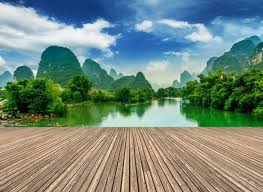
#> input picture Multimidia/lab4/threshold/1.jpeg, 263 x 192 px
$ python ex4.py
#> lines starting #> are read from the running program, lines starting #| are printed output that depends on the picture
# Nome do aluno: Pedro Henrique Faria Teixeira
# RA: 11621BCC025
# Nome do aluno: João Daniel de Aquino Rufino
# RA: 11621BCC033

# Laboratório: <Laboratório 04 - Imagem – Análise>
# 4. Implemente um algoritmo para leitura de um grupo de 3 imagens e apresente (calcule,
# sem usar funções prontas):

# a) Histograma normalizado

import matplotlib.pyplot as plt
import numpy as np
import cv2

import numpy as np
import matplotlib.pyplot as plt


def normalize(x):
    arr = []
    for i in x.flatten():
        i = i/255.0
        arr.append(i)

    return np.float32(arr)


def calculateHistogram(img):
    h, w = img.shape
    hist = np.zeros(256)

    for i in range(h):
        for j in range(w):
            pos = img[i][j]
            hist[pos] += 1

    return hist


def histogramRGB(img):
    histr = calculateHistogram(img[:, :, 0])
    histr = normalize(histr)
    plt.subplot(1, 3, 1)
    plt.plot(histr, color='b')
    plt.xlim([0, 256])

    histr = calculateHistogram(img[:, :, 1])
    histr = normalize(histr)
    plt.subplot(1, 3, 2)
    plt.plot(histr, color='g')
    plt.xlim([0, 256])

    histr = calculateHistogram(img[:, :, 2])
    histr = normalize(histr)
    plt.subplot(1, 3, 3)
    plt.plot(histr, color='r')
    plt.xlim([0, 256])

    plt.show()


img = cv2.imread('threshold/1.jpeg')
#> img is the input picture: shape (192, 263, 3); mean B, G, R 125.4, 137.1, 117.1
img2 = cv2.imread('threshold/boat.tiff')
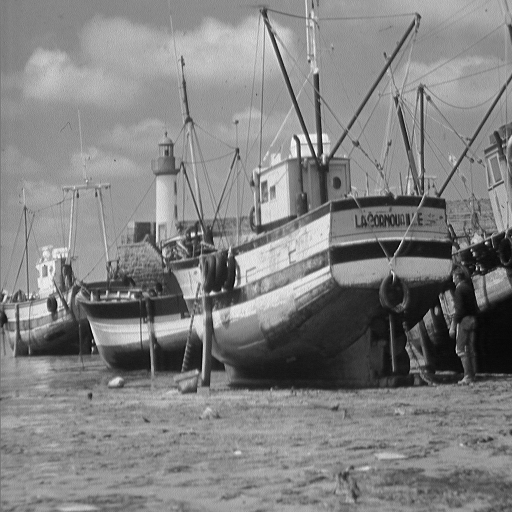
#> input picture Multimidia/lab4/threshold/boat.tiff, 512 x 512 px
#> img2 is the input picture: shape (512, 512, 3); min 0, max 255, mean 129.7
img3 = cv2.imread('textura/texture3.tiff')
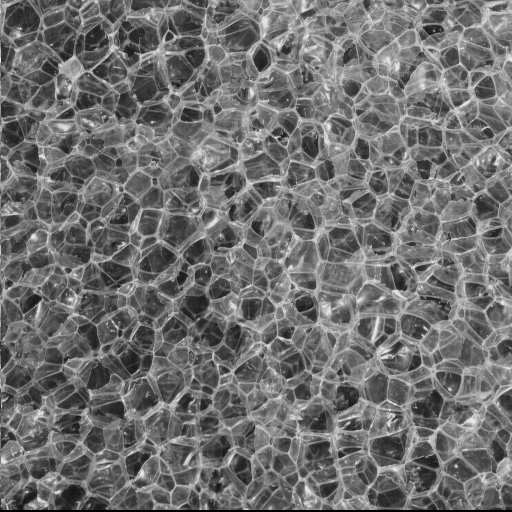
#> input picture Multimidia/lab4/textura/texture3.tiff, 512 x 512 px
#> img3 is the input picture: shape (512, 512, 3); min 0, max 235, mean 111.4

print("Histogramas normalizados")
histogramRGB(img)
#> after the loop in calculateHistogram, `for i in range(h):`: hist = 256 values, max 1664 at index 0, min 2 at index 254, mean 197.2
#> in histogramRGB, `histr = calculateHistogram(img[:, :, 0])`: histr has the same summary as hist in calculateHistogram
#> the loop in normalize, `for i in x.flatten():` made 256 passes
#> i on passes 1 to 3: 6.53, 0.42, 0.494
#> after the loop in normalize, `for i in x.flatten():`: arr = 256 values, max 6.53 at index 0, min 0.00784 at index 254, mean 0.774
#> in histogramRGB, `histr = normalize(histr)`: histr has the same summary as arr in normalize
#> in histogramRGB, `histr = calculateHistogram(img[:, :, 1])`: histr = 256 values, max 463 at index 147, min 0 at index 248, mean 197.2
#> the loop in normalize (call 2), `for i in x.flatten():` made 256 passes
#> i on passes 1 to 3: 0.0431, 0.0118, 0.0471
#> in histogramRGB, `histr = normalize(histr)`: histr = 256 values, max 1.82 at index 147, min 0 at index 248, mean 0.774
#> in histogramRGB, `histr = calculateHistogram(img[:, :, 2])`: histr = 256 values, max 949 at index 0, min 1 at index 248, mean 197.2
#> in histogramRGB, `histr = normalize(histr)`: histr = 256 values, max 3.72 at index 0, min 0.00392 at index 248, mean 0.774
histogramRGB(img2)
#> in histogramRGB (call 2), `histr = calculateHistogram(img[:, :, 0])`: histr = 256 values, max 5796 at index 148, min 0 at index 254, mean 1024
#> in histogramRGB (call 2), `histr = normalize(histr)`: histr = 256 values, max 22.73 at index 148, min 0 at index 254, mean 4.02
#> in histogramRGB (call 2), `histr = calculateHistogram(img[:, :, 1])`: histr = 256 values, max 5796 at index 148, min 0 at index 254, mean 1024
#> in histogramRGB (call 2), `histr = normalize(histr)`: histr = 256 values, max 22.73 at index 148, min 0 at index 254, mean 4.02
#> in histogramRGB (call 2), `histr = calculateHistogram(img[:, :, 2])`: histr = 256 values, max 5796 at index 148, min 0 at index 254, mean 1024
#> in histogramRGB (call 2), `histr = normalize(histr)`: histr = 256 values, max 22.73 at index 148, min 0 at index 254, mean 4.02
#> in histogramRGB (call 2), `plt.show()`:
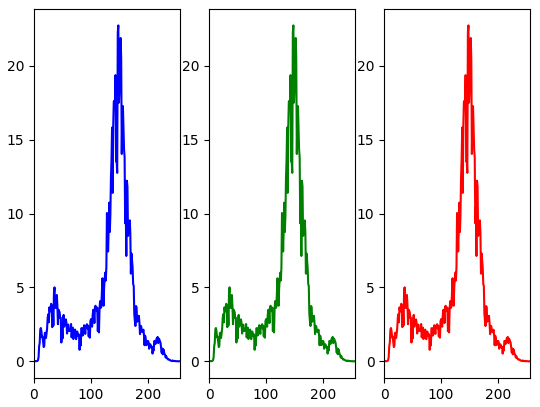
#> figure drawn by matplotlib, 3 panels; panel 1: curve peaks at x = 148, y = 22.73; panel 2: curve peaks at x = 148, y = 22.73; panel 3: curve peaks at x = 148, y = 22.73
histogramRGB(img3)


# b) Histograma acumulado

def cumulativeHistogram(img):
    mu = 200
    sigma = 25
    n_bins = 50

    fig, ax = plt.subplots(figsize=(8, 4))

    n, bins, patches = ax.hist(img, n_bins, density=True, histtype='step',
                               cumulative=True, label='Empirical')

    y = ((1 / (np.sqrt(2 * np.pi) * sigma)) *
         np.exp(-0.5 * (1 / sigma * (bins - mu))**2))
    y = y.cumsum()
    y /= y[-1]

    ax.plot(bins, y, 'k--', linewidth=1.5, label='Theoretical')

    ax.hist(img, bins=bins, density=True, histtype='step', cumulative=-1,
            label='Reversed emp.')

    ax.grid(True)
    ax.legend(loc='right')
    ax.set_title('Cumulative step histograms')

    plt.show()


img = cv2.imread('threshold/1.jpeg', 0)
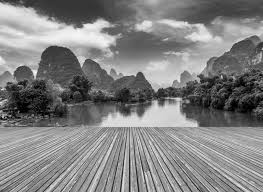
#> img: shape (192, 263); min 0, max 255, mean 129.7
img2 = cv2.imread('threshold/boat.tiff', 0)
#> img2: shape (512, 512); min 0, max 255, mean 129.7
img3 = cv2.imread('textura/texture3.tiff', 0)
#> img3: shape (512, 512); min 0, max 235, mean 111.4

print("Histogramas acumulados")
cumulativeHistogram(img)
#> in cumulativeHistogram, `n, bins, patches = ax.hist(img, n_bins, density=True, histtype='step',..`: bins = 51 values from 0 to 255; patches = 263 items
#> in cumulativeHistogram, `y = ((1 / (np.sqrt(2 * np.pi) * sigma)) * np.exp(-0.5 * (1 / sigma * (..`: y = 51 values, max 0.0159 at index 39, min 2.02e-16 at index 0, mean 0.0038
#> in cumulativeHistogram, `y = y.cumsum()`: y = 51 values from 2.02e-16 to 0.194
#> in cumulativeHistogram, `y /= y[-1]`: y = 51 values from 1.04e-15 to 1
cumulativeHistogram(img2)
#> in cumulativeHistogram (call 2), `n, bins, patches = ax.hist(img, n_bins, density=True, histtype='step',..`:
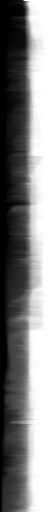
#> n: shape (512, 50) float64; min 0, max 1, mean 0.501
#> in cumulativeHistogram (call 2), `n, bins, patches = ax.hist(img, n_bins, density=True, histtype='step',..`: patches = 512 items
#> in cumulativeHistogram (call 2), `y = ((1 / (np.sqrt(2 * np.pi) * sigma)) * np.exp(-0.5 * (1 / sigma * (..`: y = 51 values, max 0.0159 at index 39, min 2.02e-16 at index 0, mean 0.0038
#> in cumulativeHistogram (call 2), `y = y.cumsum()`: y = 51 values from 2.02e-16 to 0.194
#> in cumulativeHistogram (call 2), `y /= y[-1]`: y = 51 values from 1.04e-15 to 1
cumulativeHistogram(img3)
#> in cumulativeHistogram (call 3), `n, bins, patches = ax.hist(img, n_bins, density=True, histtype='step',..`:
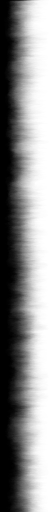
#> n: shape (512, 50) float64; min 0.00391, max 1, mean 0.536
#> in cumulativeHistogram (call 3), `n, bins, patches = ax.hist(img, n_bins, density=True, histtype='step',..`: bins = 51 values from 0 to 235
#> in cumulativeHistogram (call 3), `y = ((1 / (np.sqrt(2 * np.pi) * sigma)) * np.exp(-0.5 * (1 / sigma * (..`: y = 51 values, max 0.0159 at index 43, min 2.02e-16 at index 0, mean 0.00389
#> in cumulativeHistogram (call 3), `y = y.cumsum()`: y = 51 values from 2.02e-16 to 0.198
#> in cumulativeHistogram (call 3), `y /= y[-1]`: y = 51 values from 1.02e-15 to 1
#> in cumulativeHistogram (call 3), `plt.show()`:
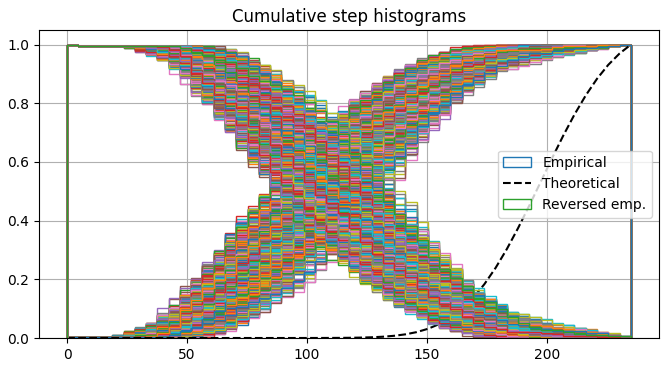
#> figure drawn by matplotlib, 1 panel; curve peaks at x = 235, y = 1
